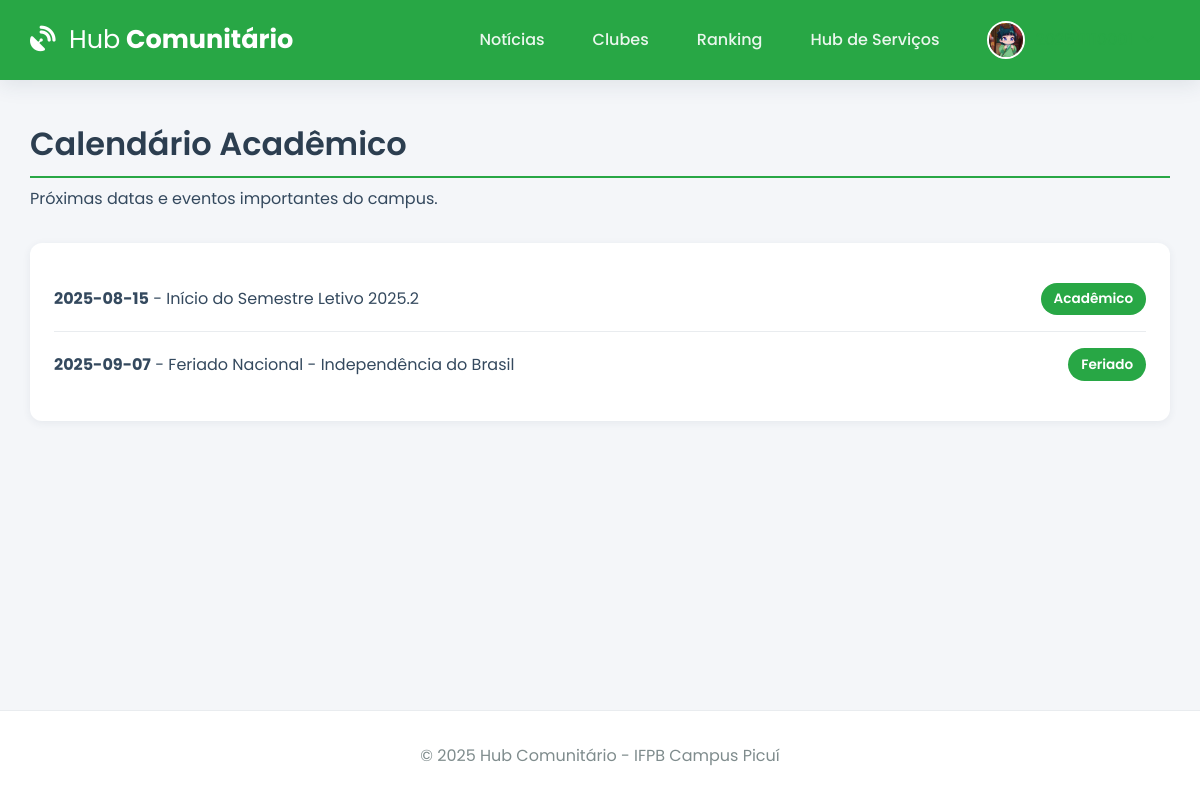
Before: /calendario_academico (signed in) with the older database file.
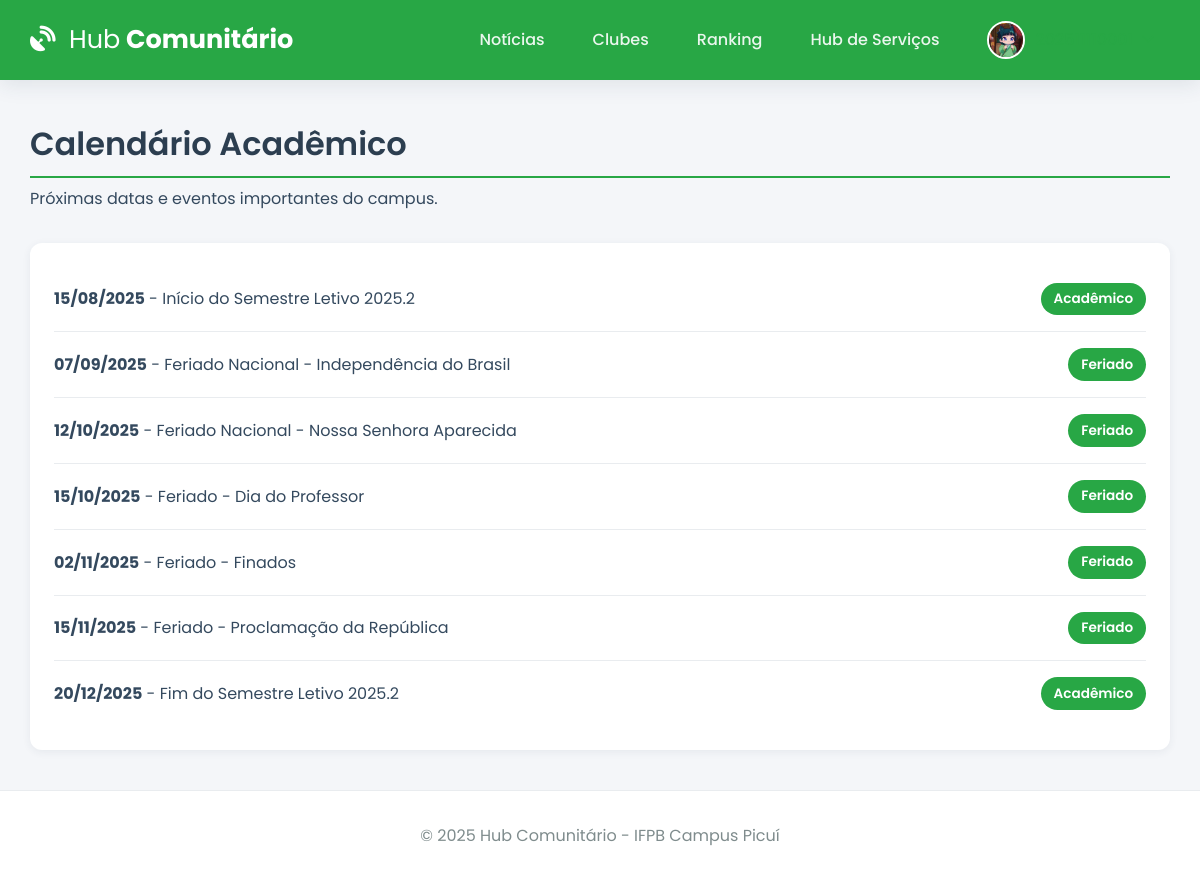
After: the same page with the newer database file.
### tables this page shows
CREATE TABLE calendario_academico (
    id INTEGER PRIMARY KEY AUTOINCREMENT,
    data TEXT NOT NULL,
    descricao TEXT NOT NULL,
    tipo TEXT NOT NULL
);

### app.py (the view)
@app.route('/calendario_academico')
@login_required
def calendario_academico():
    hoje = date.today().isoformat()
    eventos = get_db().execute("SELECT * FROM calendario_academico WHERE data >= ? ORDER BY data ASC", (hoje,)).fetchall()
    return render_template('calendario_academico.html', eventos=eventos)

### app.py (called while the page is built)
def get_db():
    if 'db' not in g:
        g.db = sqlite3.connect(app.config['DATABASE'], detect_types=sqlite3.PARSE_DECLTYPES)
        g.db.row_factory = sqlite3.Row
    return g.db

@app.context_processor
def inject_global_vars():
    return dict(g=g, current_year=datetime.now(timezone.utc).year, timedelta=timedelta)

@app.template_filter('format_date')
def format_date_filter(s):
    if not s: return ""
    try: return datetime.fromisoformat(s).strftime('%d/%m/%Y')
    except: return s

@app.before_request
def load_logged_in_user():
    user_id = session.get('user_id')
    g.user = get_db().execute('SELECT * FROM user WHERE id = ?', (user_id,)).fetchone() if user_id else None
    if user_id and g.user is None: session.clear()

def login_required(f):
    @wraps(f)
    def decorated_function(*args, **kwargs):
        if g.user is None:
            flash('Você precisa fazer login para acessar esta página.', 'warning')
            return redirect(url_for('login'))
        return f(*args, **kwargs)
    return decorated_function

### templates/calendario_academico.html (shortened to what this page needs)
{% extends 'base.html' %}
{% block content %}
<h1 class="page-header">Calendário Acadêmico</h1>
<p class="lead text-muted" style="margin-top: -1rem; margin-bottom: 2rem;">Próximas datas e eventos importantes do campus.</p>
<div class="card">
    <div class="card-body">
        {% if eventos %}
            <ul class="course-list">
                {% for evento in eventos %}
                    <li class="list-item">
                        <div>
                            <strong>{{ evento.data | format_date }}</strong> - {{ evento.descricao }}
                        </div>
                        <span class="vagas-badge">{{ evento.tipo }}</span>
                    </li>
                {% endfor %}
            </ul>
        {% else %}
            <div class="empty-state">
                <p>Nenhum evento futuro encontrado no calendário acadêmico.</p>
            </div>
        {% endif %}
    </div>
</div>
{% endblock %}

Changed rows visible on the page:
computed for calendario_academico "Início do Semestre Letivo 2025.2": data "2025-08-15" → "15/08/2025"
computed for calendario_academico "Feriado Nacional - Independência do Brasil": data "2025-09-07" → "07/09/2025"
added calendario_academico: data "12/10/2025", descricao "Feriado Nacional - Nossa Senhora Aparecida", tipo "Feriado"
added calendario_academico: data "15/10/2025", descricao "Feriado - Dia do Professor", tipo "Feriado"
added calendario_academico: data "02/11/2025", descricao "Feriado - Finados", tipo "Feriado"
added calendario_academico: data "15/11/2025", descricao "Feriado - Proclamação da República", tipo "Feriado"
added calendario_academico: data "20/12/2025", descricao "Fim do Semestre Letivo 2025.2", tipo "Acadêmico"
